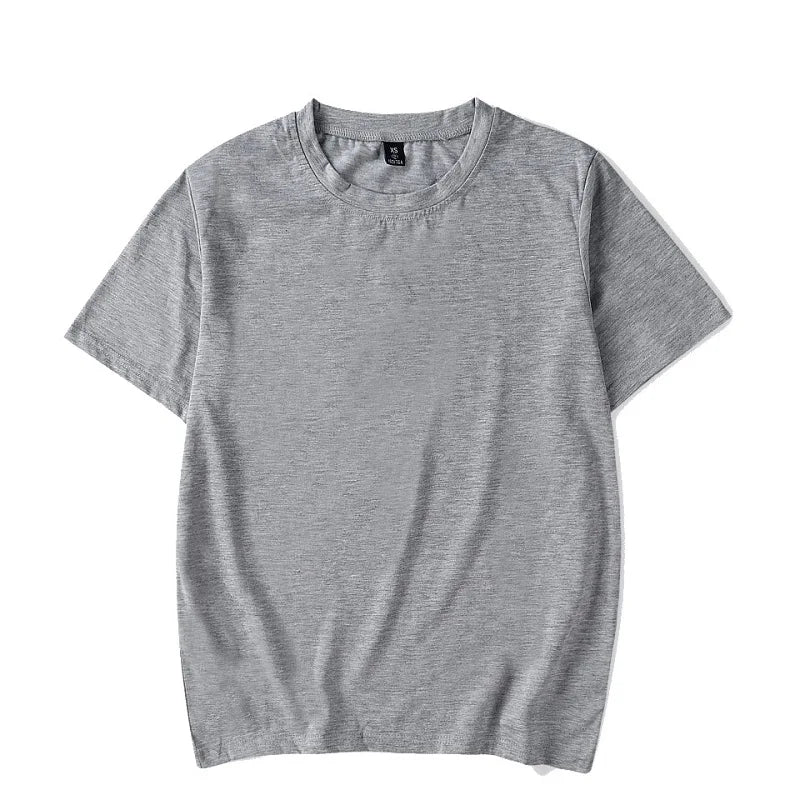
#> input picture assets/originals/lienzo/ash.jpg, 800 x 800 px, given in place of onyx.jpg, which was not available
$ python build_lienzo.py
#> lines starting #> are read from the running program, lines starting #| are printed output that depends on the picture; after the words box and inside, x2 and y2 are one past the last pixel; in counts of white or black regions, pixels touching at a corner belong together; pictures that were not available may be replaced by others from this repository, and a replacement may not be noted
#> in main, im is the input picture: PIL image 800x800 RGB; mean R, G, B 204.6, 205, 207
"""Texturas del visor 3D para "Lienzo — Acid Wash Oversized Tee" (producto de AutoDS en Shopify).

Uso:
    python3 tools/build_lienzo.py

Entrada: fotos del proveedor por color en assets/originals/lienzo/<color>.jpg
(camiseta de frente sobre fondo blanco, descargadas del producto en Shopify).
Salida en assets/img/lienzo/:
  - <color>.webp   textura RGBA 1024x1024 (recorte sobre transparente, centrado)
  - <color>-h.png  mapa de volumen 256x256 del visor
  - colors.json     color medio de cada foto (para los selectores de color)
El visor usa la misma foto, espejada, para la espalda.
"""
from pathlib import Path

import json

import numpy as np
from PIL import Image, ImageFilter
from scipy import ndimage as nd

ROOT = Path(__file__).resolve().parent.parent
SRC = ROOT / "assets" / "originals" / "lienzo"
OUT = ROOT / "assets" / "img" / "lienzo"
COLORS = ["onyx", "ink", "bone", "stone", "ash", "sand", "espresso", "oxblood", "midnight", "dusty-rose", "rose"]
TEX = 1024
FILL = 0.86  # ancho de la camiseta respecto al lienzo de la textura


def cutout(im: Image.Image) -> np.ndarray:
    """Máscara de la prenda: todo lo conectado al borde y casi blanco es fondo."""
    a = np.asarray(im.convert("RGB")).astype(np.int16)
    # Diferencia con el blanco del fondo; el umbral bajo permite separar camisetas claras.
    diff = 255 - a.min(axis=2)
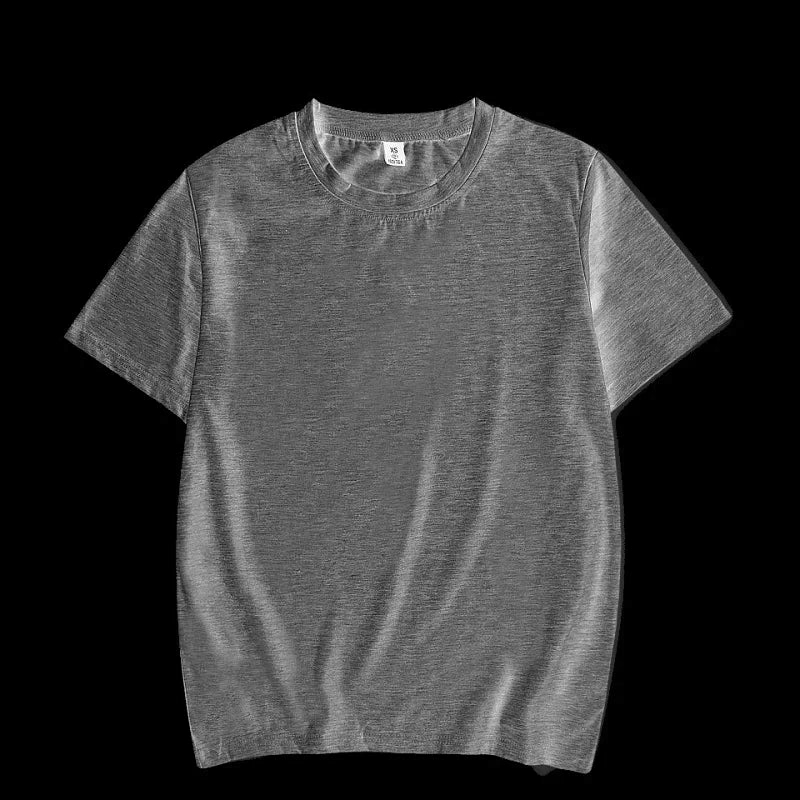
#> diff: shape (800, 800) int16; min 0, max 255, mean 50.4
    near_white = diff < 7
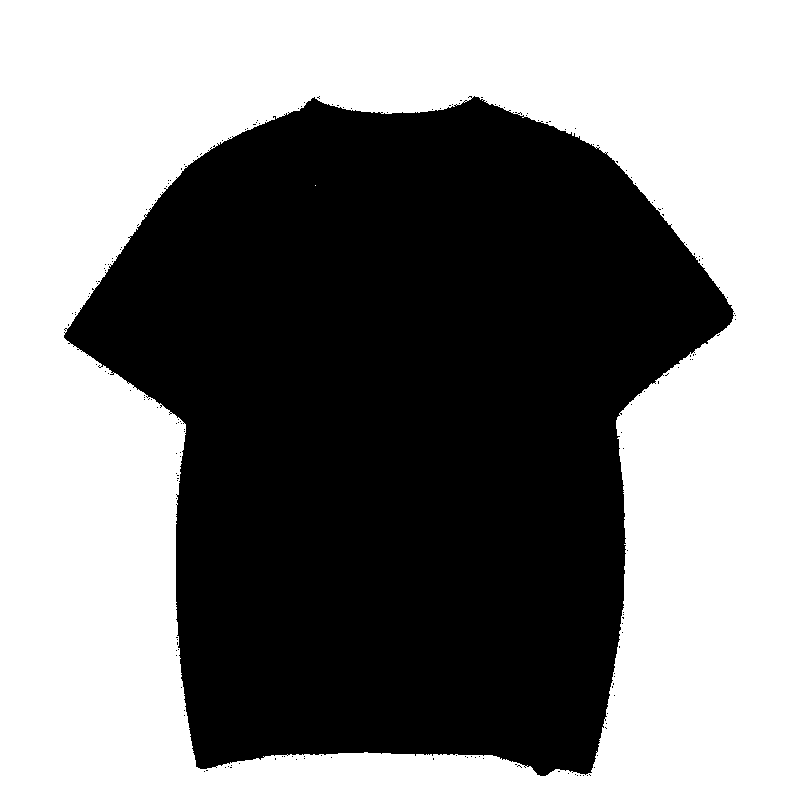
#> near_white: shape (800, 800) bool; 51.8% white; 185 black regions (184 under 20 px), largest, box (x1, y1, x2, y2) and area: (64, 96, 734, 776) 308499
    lab, _ = nd.label(near_white)
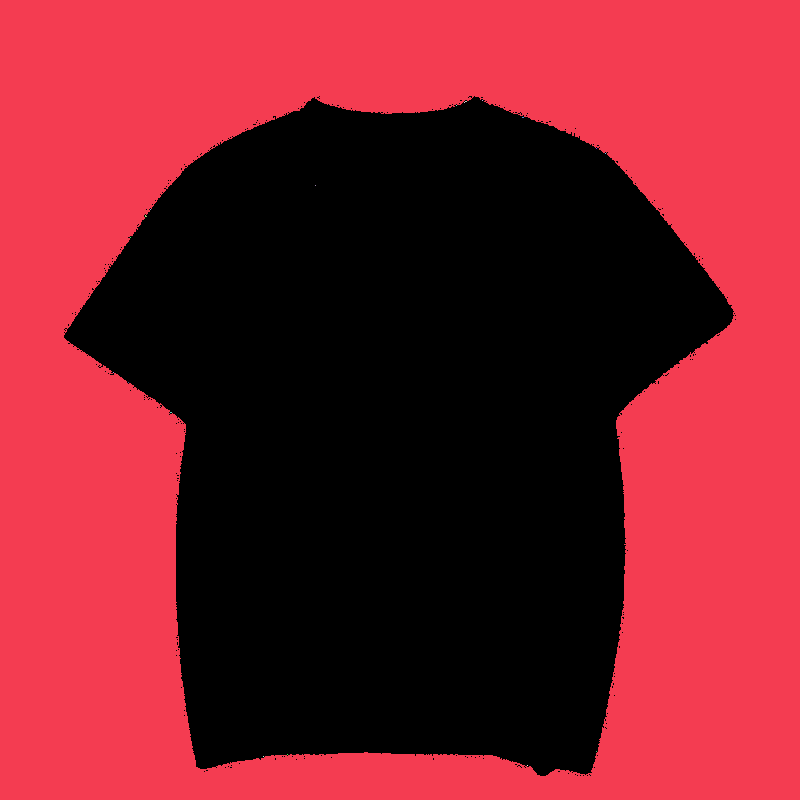
#> lab: shape (800, 800) int32; 20 distinct labels, from 0 to 19; one colour per label, 0 black
    border = set(np.unique(np.concatenate([lab[0], lab[-1], lab[:, 0], lab[:, -1]]))) - {0}
#> border = 1 item
    shirt = ~np.isin(lab, list(border))
#> shirt: shape (800, 800) bool; 48.2% white; 185 white regions (184 under 20 px), largest, box (x1, y1, x2, y2) and area: (64, 96, 734, 776) 308522
    shirt = nd.binary_fill_holes(nd.binary_opening(shirt, iterations=2))
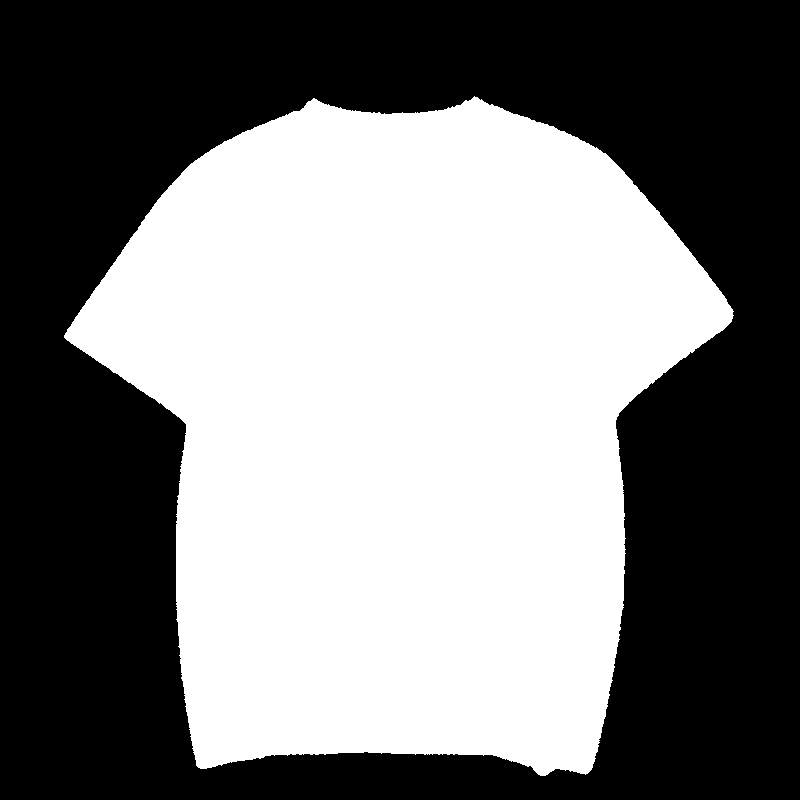
#> shirt: shape (800, 800) bool; 48.2% white; 1 white region, box (x1, y1, x2, y2) and area: (64, 96, 734, 776) 308267
    lab, n = nd.label(shirt)
#> n = 1
    sizes = nd.sum(shirt, lab, range(1, n + 1))
#> sizes = [308267]
    shirt = lab == (np.argmax(sizes) + 1)
    return nd.binary_erosion(shirt, iterations=2)
#> returned value: shape (800, 800) bool; 47.5% white; 1 white region, box (x1, y1, x2, y2) and area: (66, 98, 732, 774) 304079


def height_map(alpha: Image.Image) -> Image.Image:
    a = np.asarray(alpha.resize((256, 256), Image.BILINEAR)) > 127
    dist = nd.distance_transform_edt(nd.binary_erosion(a, iterations=2))
    t = np.clip(dist / 22.0, 0, 1)
    return Image.fromarray(((1 - (1 - t) ** 2) * 255).astype(np.uint8))


def main() -> None:
    OUT.mkdir(parents=True, exist_ok=True)
    swatches = {}
    for c in COLORS:
        im = Image.open(SRC / f"{c}.jpg").convert("RGB")
        m = cutout(im)
        ys, xs = np.where(m)
        x0, x1, y0, y1 = xs.min(), xs.max() + 1, ys.min(), ys.max() + 1
#> x0 = 66; x1 = 732; y0 = 98; y1 = 774
        alpha = Image.fromarray((m * 255).astype(np.uint8)).filter(ImageFilter.GaussianBlur(0.8))
        rgba = im.copy()
        rgba.putalpha(alpha)
        rgba = rgba.crop((x0, y0, x1, y1))
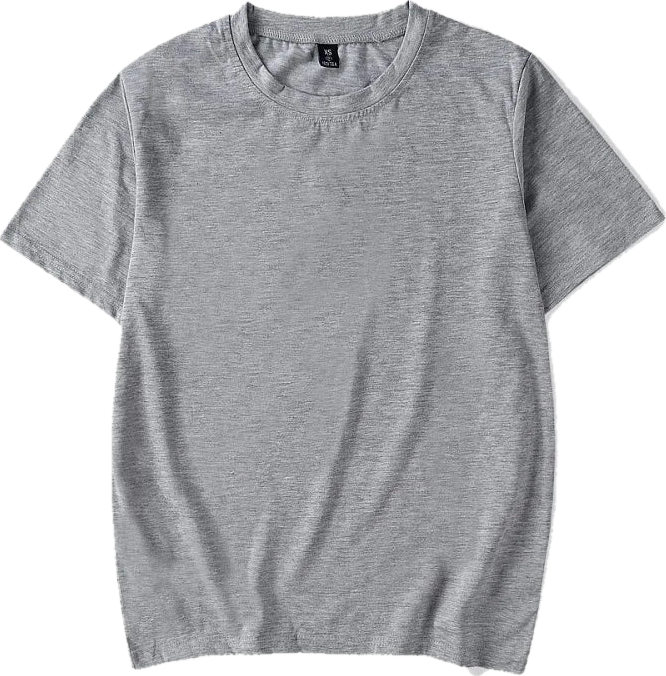
#> rgba: PIL image 666x676 RGBA; mean R, G, B, A 183.3, 184, 186.8, 172.2; transparent parts drawn white
        w = round(TEX * FILL)
        h = round(rgba.height * w / rgba.width)
#> h = 894
        if h > TEX * 0.94:  # camisetas más altas que anchas: limitar por alto
            h = round(TEX * 0.94)
            w = round(rgba.width * h / rgba.height)
        rgba = rgba.resize((w, h), Image.LANCZOS)
#> rgba: PIL image 881x894 RGBA
        canvas = Image.new("RGBA", (TEX, TEX), (0, 0, 0, 0))
#> canvas: PIL image 1024x1024 RGBA; every value is 0
        canvas.paste(rgba, ((TEX - w) // 2, (TEX - h) // 2))
        canvas.save(OUT / f"{c}.webp", quality=88, method=6)
        height_map(canvas.split()[3]).save(OUT / f"{c}-h.png", optimize=True)
#> in height_map, `a = np.asarray(alpha.resize((256, 256), Image.BILINEAR)) > 127`: a: shape (256, 256) bool; 50.7% white; 1 black region, box (x1, y1, x2, y2) and area: (0, 0, 256, 256) 32279
#> in height_map, `dist = nd.distance_transform_edt(nd.binary_erosion(a, iterations=2))`:
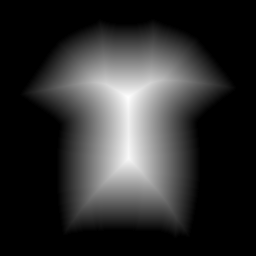
#> dist: shape (256, 256) float64; min 0, max 73.39, mean 13.6; drawn with min black and max white
#> in height_map, `return Image.fromarray(((1 - (1 - t) ** 2) * 255).astype(np.uint8))`:
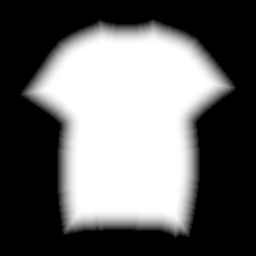
#> returned value: PIL image 256x256 L; min 0, max 255, mean 105
        rgb = np.asarray(im)[nd.binary_erosion(m, iterations=20)].mean(axis=0)
#> rgb = [149.4, 150.4, 154.5]
        swatches[c] = '#%02x%02x%02x' % tuple(int(v) for v in rgb)
        print(c, (w, h), swatches[c])
#| onyx (881, 894) #95969a
#> pass 2 of the loop in main, `for c in COLORS:`:
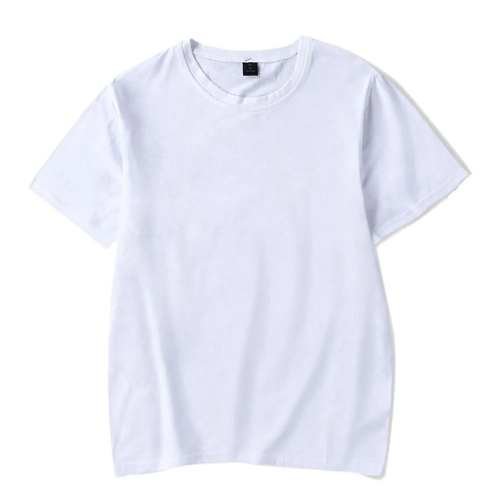
#> input picture assets/originals/lienzo/bone.jpg, 1000 x 1000 px, given in place of ink.jpg, which was not available (shown at 1/2 size)
#> in main, im is the input picture: PIL image 1000x1000 RGB; mean R, G, B 238.6, 239.8, 248.3
#> diff: shape (1000, 1000) int16
#> near_white: shape (1000, 1000) bool; 47.3% white; 14 white regions (13 under 20 px), largest, box (x1, y1, x2, y2) and area: (0, 0, 1000, 1000) 472845
#> in cutout (call 2), `lab, _ = nd.label(near_white)`:
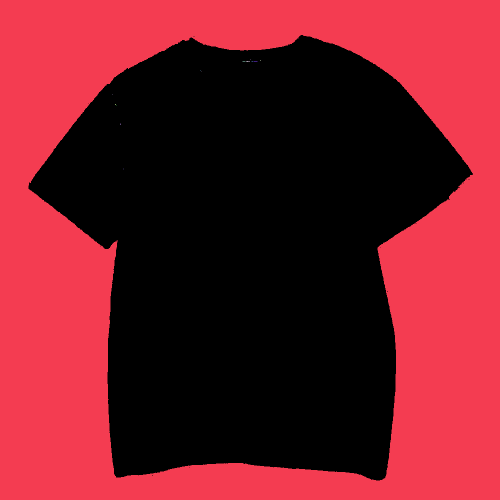
#> lab: shape (1000, 1000) int32 (shown at 1/2 size); 15 distinct labels, from 0 to 14; one colour per label, 0 black
#> sizes = [526995]
#> x0 = 59; x1 = 944; y0 = 72; y1 = 959
#> alpha: PIL image 1000x1000 L
#> in height_map (call 2), `return Image.fromarray(((1 - (1 - t) ** 2) * 255).astype(np.uint8))`:
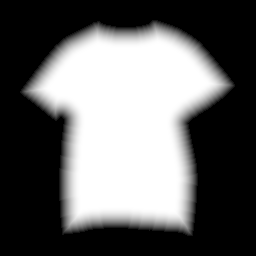
#> returned value: PIL image 256x256 L; min 0, max 255, mean 100.8
#> rgb = [223.6, 225.9, 242.6]
#| ink (881, 883) #dfe1f2
    (OUT / "colors.json").write_text(json.dumps(swatches, indent=2) + "\n")


if __name__ == "__main__":
#> (the run stopped early here; a loop or call above may not have finished)
